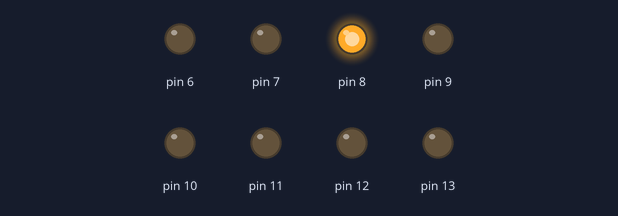
The sketch below on a simulated Arduino Uno, built with avr-gcc and run on an emulated ATmega328P. Parts: output pins drawn as LEDs (lit = HIGH). Random numbers use the default seed unless the sketch sets one.

Above: at 0.2 s.
At 7.42 s:
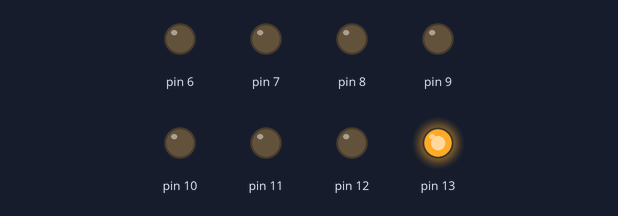
At 12.91 s:
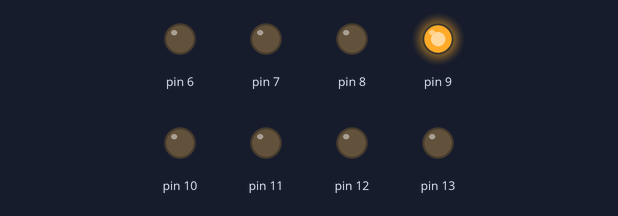
At 21.05 s:
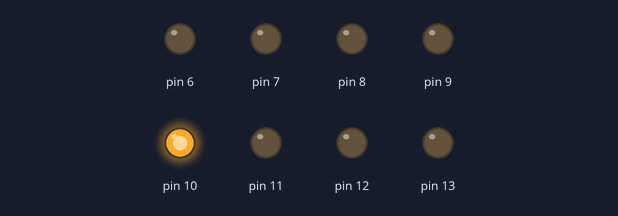
At 28.35 s:
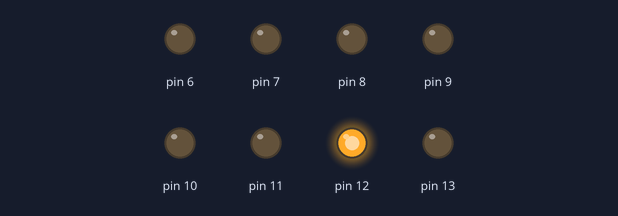
At 39.93 s:
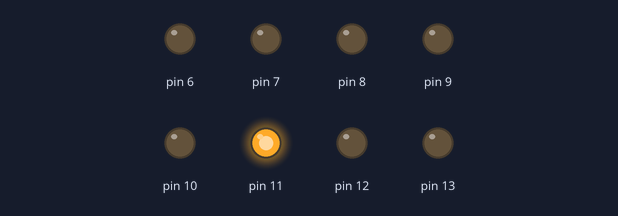
Timing chart, 0 to 40.0 s (numbered marks = the images above):
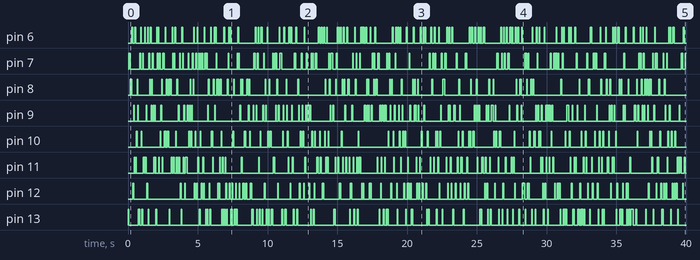

The sketch:

15BlinkEightLedsPartyLights.ino
```cpp
void turnOnAll() {
  for (int pin = 13; pin >= 6; pin--) {
    digitalWrite(pin, HIGH);
  }
}

void turnOffAll() {
  for (int pin = 13; pin >= 6; pin--) {
    digitalWrite(pin, LOW);
  }
}

void turnOnPin(int pin) {
  turnOffAll();
  digitalWrite(pin, HIGH);
}

void setup() {
  for (int pin = 13; pin >= 6; pin--) {
    pinMode(pin, OUTPUT);
  }
}

void loop() {
    turnOnPin(random(6, 14));
    delay(50);
}
```
